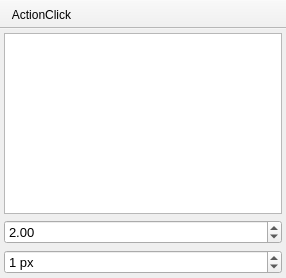
<?xml version="1.0" encoding="UTF-8"?>
<ui version="4.0">
 <class>ZoomWin</class>
 <widget class="QMainWindow" name="ZoomWin">
  <property name="geometry">
   <rect>
    <x>0</x>
    <y>0</y>
    <width>286</width>
    <height>278</height>
   </rect>
  </property>
  <property name="mouseTracking">
   <bool>true</bool>
  </property>
  <property name="windowTitle">
   <string>MainWindow</string>
  </property>
  <property name="unifiedTitleAndToolBarOnMac">
   <bool>true</bool>
  </property>
  <widget class="QWidget" name="centralwidget">
   <property name="mouseTracking">
    <bool>false</bool>
   </property>
   <layout class="QGridLayout" name="gridLayout">
    <property name="leftMargin">
     <number>4</number>
    </property>
    <property name="topMargin">
     <number>4</number>
    </property>
    <property name="rightMargin">
     <number>4</number>
    </property>
    <property name="bottomMargin">
     <number>4</number>
    </property>
    <item row="0" column="0">
     <widget class="ZoomView" name="my_view">
      <property name="mouseTracking">
       <bool>true</bool>
      </property>
      <property name="verticalScrollBarPolicy">
       <enum>Qt::ScrollBarAlwaysOff</enum>
      </property>
      <property name="horizontalScrollBarPolicy">
       <enum>Qt::ScrollBarAlwaysOff</enum>
      </property>
     </widget>
    </item>
    <item row="1" column="0">
     <widget class="QDoubleSpinBox" name="my_scale">
      <property name="font">
       <font>
        <pointsize>10</pointsize>
       </font>
      </property>
      <property name="mouseTracking">
       <bool>false</bool>
      </property>
      <property name="minimum">
       <double>0.100000000000000</double>
      </property>
      <property name="singleStep">
       <double>0.500000000000000</double>
      </property>
      <property name="value">
       <double>2.000000000000000</double>
      </property>
      <property name="neutrinoSave" stdset="0">
       <bool>true</bool>
      </property>
     </widget>
    </item>
    <item row="2" column="0">
     <widget class="QSpinBox" name="lineWidth">
      <property name="font">
       <font>
        <pointsize>10</pointsize>
       </font>
      </property>
      <property name="toolTip">
       <string>Width of the diagonal lines marking the cursor (0: hidden)</string>
      </property>
      <property name="suffix">
       <string> px</string>
      </property>
      <property name="minimum">
       <number>0</number>
      </property>
      <property name="maximum">
       <number>10</number>
      </property>
      <property name="value">
       <number>1</number>
      </property>
      <property name="neutrinoSave" stdset="0">
       <bool>true</bool>
      </property>
     </widget>
    </item>
   </layout>
  </widget>
  <widget class="QToolBar" name="toolBar">
   <property name="windowTitle">
    <string>toolBar</string>
   </property>
   <property name="movable">
    <bool>false</bool>
   </property>
   <property name="iconSize">
    <size>
     <width>20</width>
     <height>20</height>
    </size>
   </property>
   <property name="floatable">
    <bool>false</bool>
   </property>
   <attribute name="toolBarArea">
    <enum>TopToolBarArea</enum>
   </attribute>
   <attribute name="toolBarBreak">
    <bool>false</bool>
   </attribute>
   <addaction name="actionLockClick"/>
  </widget>
  <action name="actionLockClick">
   <property name="checkable">
    <bool>true</bool>
   </property>
   <property name="icon">
    <iconset resource="../../../build-neutrinoMaster-Qt_5_11_0_5_11_0_temporary_22340a-Debug/src/qrc/icons.qrc">
     <normaloff>:/icons/center.png</normaloff>:/icons/center.png</iconset>
   </property>
   <property name="text">
    <string>ActionClick</string>
   </property>
   <property name="neutrinoSave" stdset="0">
    <bool>true</bool>
   </property>
  </action>
 </widget>
 <customwidgets>
  <customwidget>
   <class>ZoomView</class>
   <extends>QGraphicsView</extends>
   <header location="global">ZoomView.h</header>
  </customwidget>
 </customwidgets>
 <resources>
  <include location="../../../build-neutrinoMaster-Qt_5_11_0_5_11_0_temporary_22340a-Debug/src/qrc/icons.qrc"/>
 </resources>
 <connections/>
</ui>
